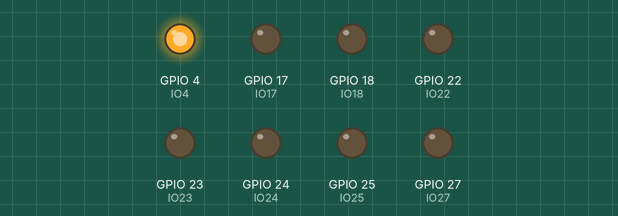
Recording of a program running on a simulated Raspberry Pi (BCM pin numbers). On the bench: output pins drawn as LEDs (lit = HIGH).

Above: at 0.2 s.
At 1.2 s:
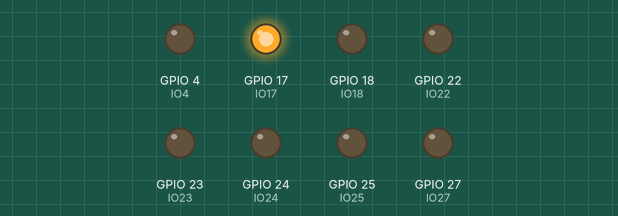
At 1.7 s:
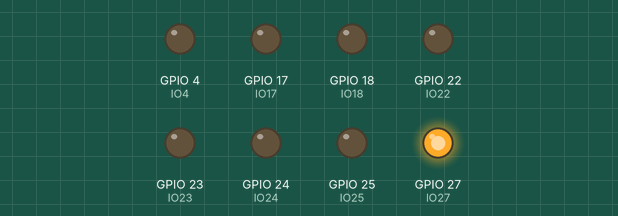
At 2.2 s:
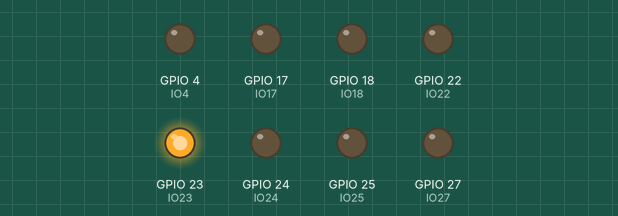
At 3.2 s:
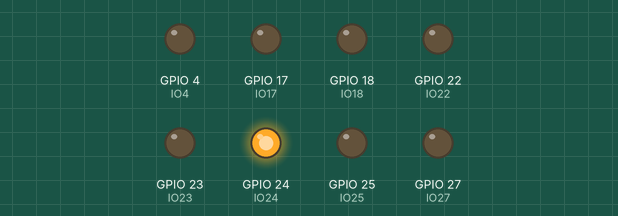
At 4.7 s:
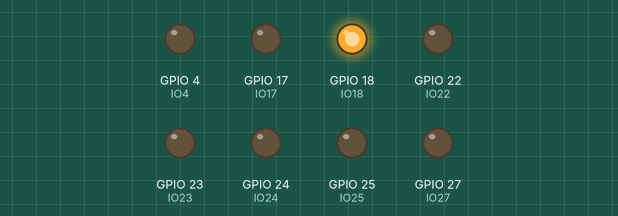
Timing chart, 0 to 5.2 s (numbered marks = the images above):
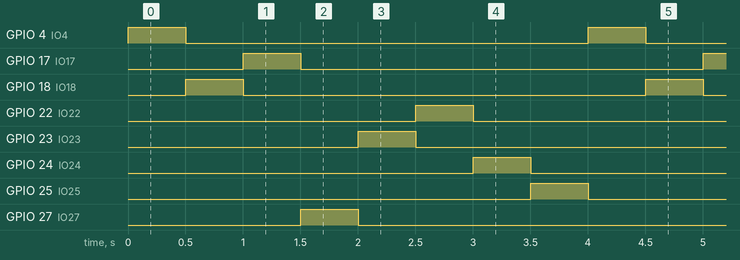

The program:

led8.py
```python
#!/usr/bin/env python

'''blinkLEDs.py

Code to blink all of the LEDs on the GVS-Cfg card for a Raspberry Pi Model B Plus.

This code must be run as Superuser on the Raspberry Pi.

============
Dependencies
============

Need to:

* sudo apt-get install python-dev
* sudo apt-get install python-pip python2.7-dev
* sudo apt-get install python-rpi.gpio
* sudo pip install flask

====
Code
====
'''

import RPi.GPIO as GPIO
import os
import time

# Assign all of the GPIO lines (by board pin numbering) to their corresponding jacks
# on the GVS card.

I2C_3 = 2
I2C_4 = 3
UART_3 = 14
UART_4 = 15
SPI0_3 = 10
SPI0_4 = 9
SPI0_5 = 11
SPI0_6 = 8
SPI1_6 = 7
IO4 = 4
IO5 = 5
IO6 = 6
IO12 = 12
IO13 = 13
IO16 = 16
IO17 = 17
IO18 = 18
IO19 = 19
IO20 = 20
IO21 = 21
IO22 = 22
IO23 = 23
IO24 = 24
IO25 = 25
IO26 = 26
IO27 = 27

def blinkLED(channel):
	'''Function to blink an LED attached to an output channel
	Drives line high for a short time and then drives it low.
	The high level output turns on the LED.
	'''
	GPIO.output(channel, 1)
	time.sleep(0.5)
	GPIO.output(channel, 0)

GPIO.setmode(GPIO.BCM)	# setup GPIO using Board numbering

# Set all of the pins to outputs

GPIO.setup(IO4, GPIO.OUT)
GPIO.setup(IO18, GPIO.OUT)
GPIO.setup(IO17, GPIO.OUT)
GPIO.setup(IO27, GPIO.OUT)
GPIO.setup(IO23, GPIO.OUT)
GPIO.setup(IO22, GPIO.OUT)
GPIO.setup(IO24, GPIO.OUT)
GPIO.setup(IO25, GPIO.OUT)


# Blink all of the LEDs one at a time forever
# CTRL-C to exit which is not a particularly elegant exit strategy, but this is a demo program

while 1:
	blinkLED(IO4)
	blinkLED(IO18)
	blinkLED(IO17)
	blinkLED(IO27)
	blinkLED(IO23)
	blinkLED(IO22)
	blinkLED(IO24)
	blinkLED(IO25)
```

Measured:
- by itself, GPIO 4 (IO4), GPIO 17 (IO17), GPIO 18 (IO18), GPIO 22 (IO22), GPIO 23 (IO23), GPIO 24 (IO24), GPIO 25 (IO25), GPIO 27 (IO27): alternates HIGH for 0.50 s and LOW for 3.5 s
- by itself, everything shown: repeats every 4.0 s, in 8 steps
